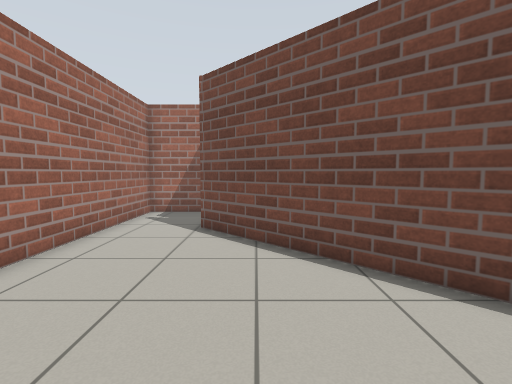
view 1 (above)

20 first-person views from a walk through a Gazebo world. The camera is 0.94 m above the floor, tilts 4° down and sees 85° across. The floor is counted in squares, 0.5 m on a side. Each view is taken from the middle of a square. On the plan, view 1 faces up. The plan holds only what a view shows up to about 16 squares ahead; the rest is blank. The place goes on beyond the plan.

view 2
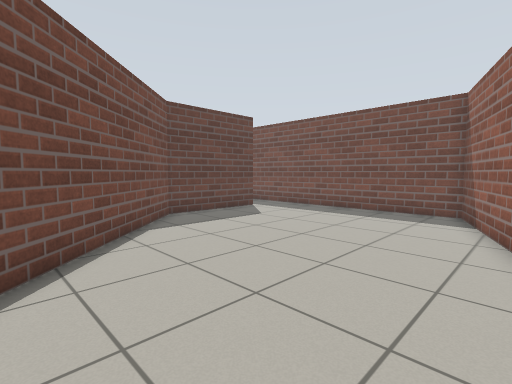

view 3
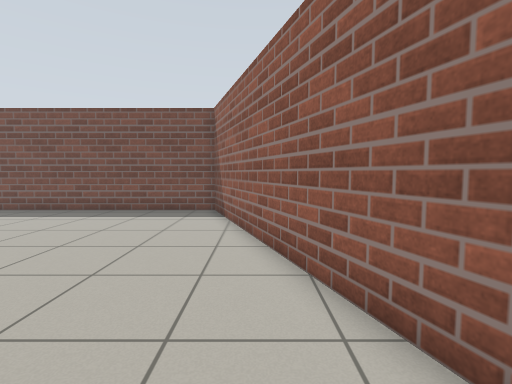

view 4
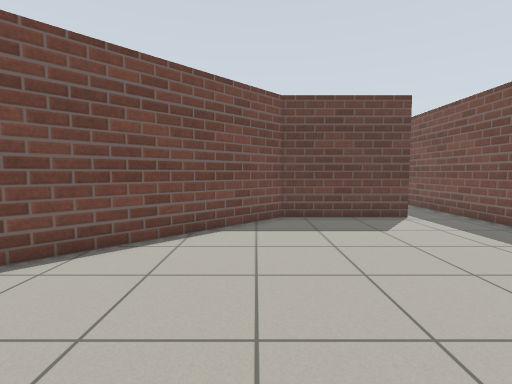

view 5
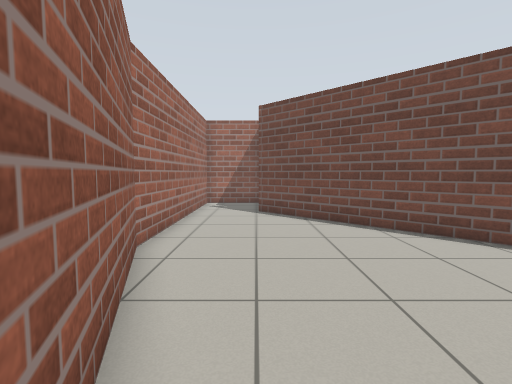

view 6
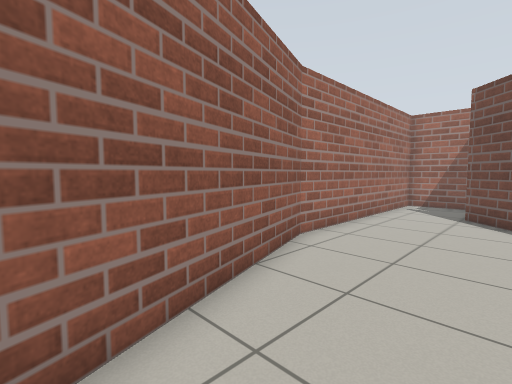

view 7
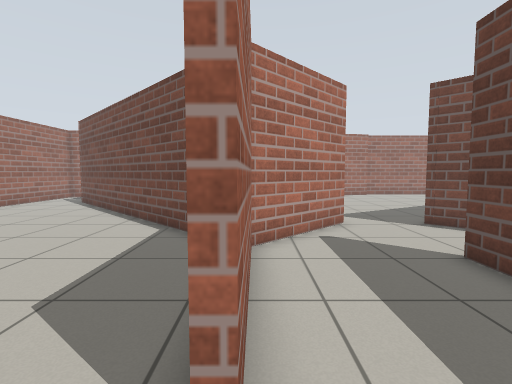

view 8
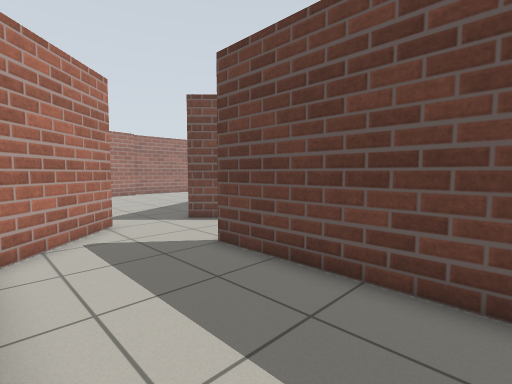

view 9
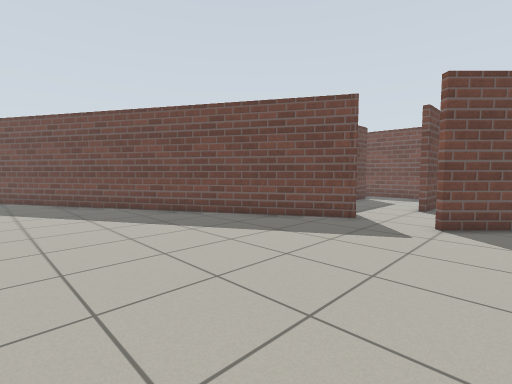

view 10
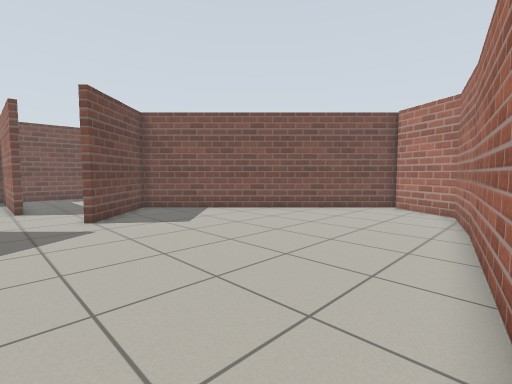

view 11
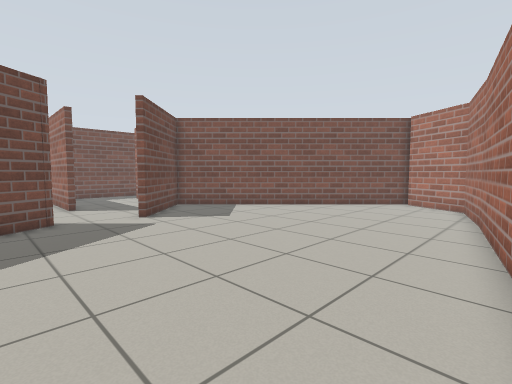

view 12
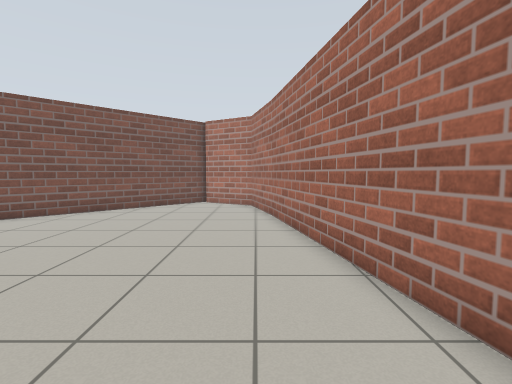

view 13
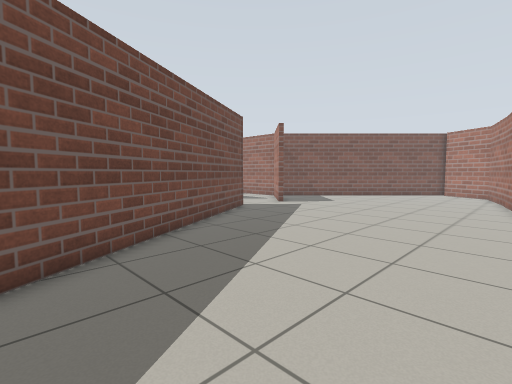

view 14
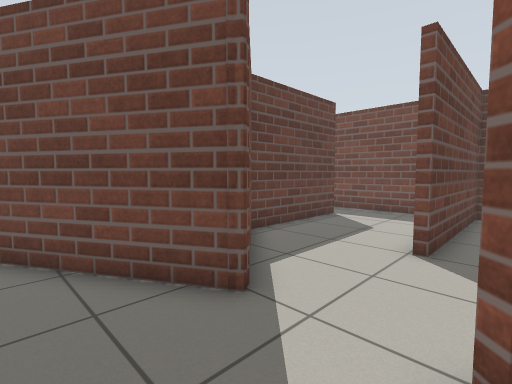

view 15
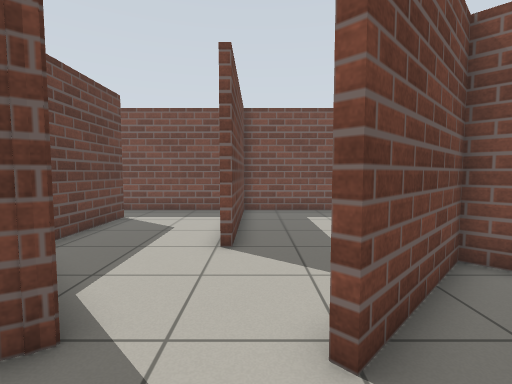

view 16
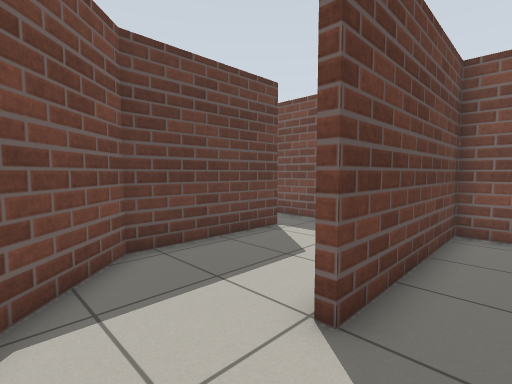

view 17
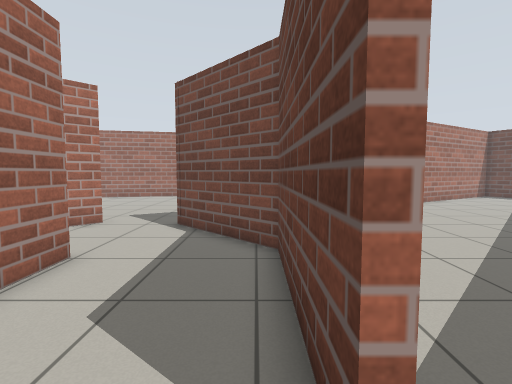

view 18
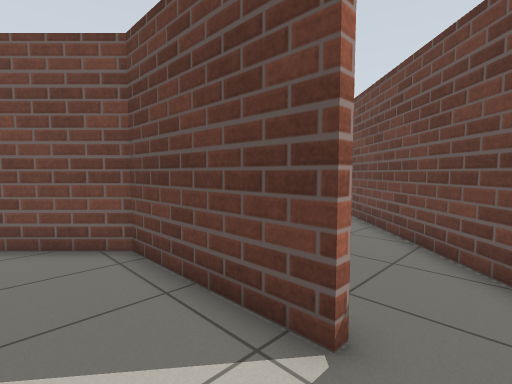

view 19
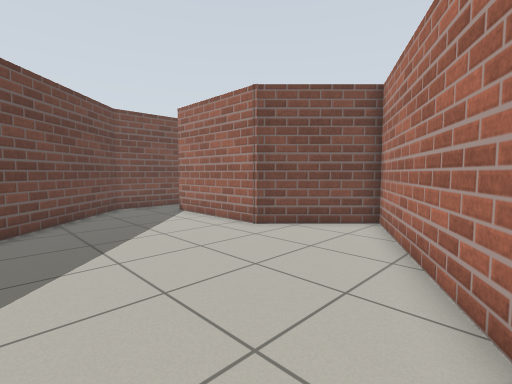

view 20
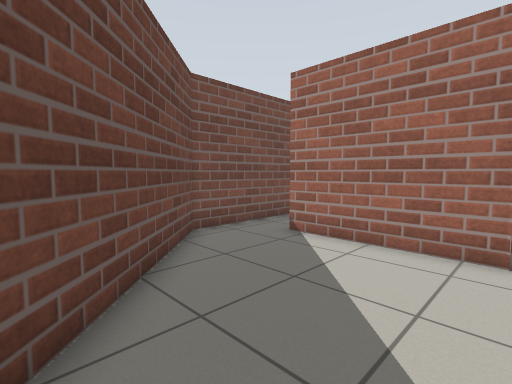

### Floor plan
Points are (right, up) in squares from view 1. A wall is a line through its corners. A room is listed if a view was taken in it or the views show most of it. See-through windows are left out.
Room 1 (views 1, 2, 3, 4, 5, 6)
walls: (8.6, -1) (-1.9, 9.5); (8.6, -6.3) (8.6, -0.9); (-2.4, 13.2) (-5, 13.2) (-5, 2.9) (-1, -8.8) (8.4, -8.8)
ways out: opening at (9, -7.5) to room 2
Room 2 (views 7, 8, 9, 10, 11, 12, 13, 14, 15, 16)
walls: (12.4, 2.4) (8.9, -1.1); (15.1, 2.1) (26.5, 8.7); (14, 14.5) (1.1, 12); (17.1, 0.1) (15.1, 2.1) (15.4, 2.4); (8.6, -0.9) (12.1, 2.6); (1.2, 11.8) (-0.5, 8.9); (-0.8, 8.8) (8.9, -0.9) (8.9, -6.3) (8.6, -6.3); (8.4, -8.8) (13.6, -8.8) (13.6, -1.9) (13.9, -1.9)
ways out: opening at (9, -7.5) to room 1; opening at (15.3, -1) to room 3
Room 3 (views 17, 18)
walls: (18.5, -6.6) (18.5, -1.3) (17.1, 0.1); (13.9, -1.9) (13.9, -7.6); (14.7, -8.8) (18.4, -8.8)
ways out: opening at (15.3, -1) to room 2; opening at (19, -7.5) to room 4
Room 4 (views 19, 20)
walls: (22.3, 5.9) (15.6, 2) (18.8, -1.2) (18.8, -6.6); (18.4, -8.8) (21.1, -8.8) (26.6, -3.3)
ways out: opening at (19, -7.5) to room 3

Positions as (right, up) in squares from view 1, and headings:
1: (0, 0), facing up
2: (-3, 5), facing down-right
3: (-3, 5), facing down
4: (-3, 0), facing right
5: (-2, -4), facing up
6: (0, -4), facing up-left
7: (9, -8), facing up
8: (9, -8), facing up-right
9: (10, 13), facing down-right
10: (15, 14), facing down-left
11: (17, 14), facing down-left
12: (17, 12), facing left
13: (26, 14), facing down-left
14: (12, 5), facing down-right
15: (13, 5), facing down
16: (12, 1), facing down-right
17: (18, -8), facing up
18: (16, -8), facing up-right
19: (26, 6), facing down-left
20: (26, -1), facing down-left
